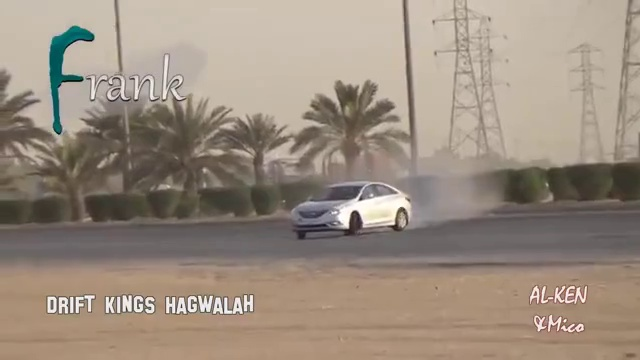
#> input picture plots/example_trace_drift/image_00001.jpg, 640 x 360 px; its folder holds 4 pictures in this run
$ python gen_drift_example.py
#> lines starting #> are read from the running program, lines starting #| are printed output that depends on the picture
import cv2
from glob import glob
import os
import numpy as np

imgs = sorted(glob('./example_trace_drift/*.jpg'))
H = 360
W = 640

x_start = int(W/4) - 20
x_end = int(W*3/4) + 80
y_start = int(H/3) - 10
y_end = int(H*2/3) + 50
crop_img_W = x_end-x_start

start_frame_idx = 18
last_frame_idx = start_frame_idx
stride = 3

roll_of_images = []
n_roll = 0

for idx, img_loc in enumerate(imgs):
    img_loc_second_part = img_loc.split('/')[-1]
    img = cv2.imread(img_loc)
#> img is the input picture: shape (360, 640, 3); mean B, G, R 127.4, 140.9, 154.6
    crop_img = img[y_start:y_end, x_start:x_end]
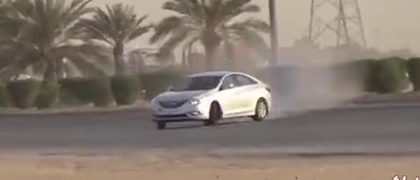
#> crop_img: shape (180, 420, 3); mean B, G, R 111.8, 121.3, 133
    try:
        os.mkdir('./cropped_example_trace_drift')
    except:
        pass
    cv2.imwrite(f"./cropped_example_trace_drift/{img_loc_second_part}", crop_img)

    if idx+1 >= start_frame_idx:
        if idx - last_frame_idx == stride:
            roll_of_images.append(crop_img)
            last_frame_idx = idx
            n_roll += 1
#> pass 2 of the loop `for idx, img_loc in enumerate(imgs):`:
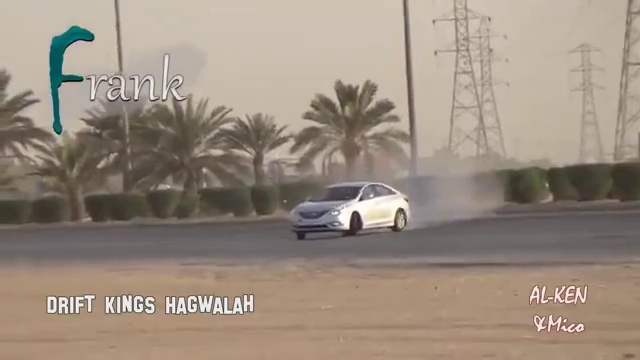
#> input picture plots/example_trace_drift/image_00002.jpg, 640 x 360 px
#> img is the input picture: shape (360, 640, 3); mean B, G, R 127.3, 140.9, 154.6
#> `crop_img = img[y_start:y_end, x_start:x_end]`:
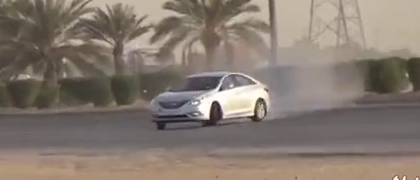
#> crop_img: shape (180, 420, 3); mean B, G, R 111.8, 121.3, 133
#> pass 3 of the loop `for idx, img_loc in enumerate(imgs):`:
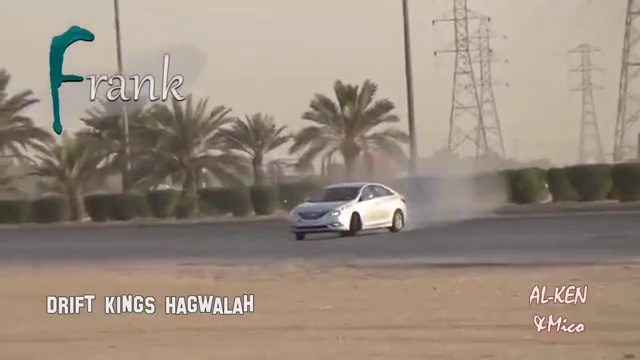
#> input picture plots/example_trace_drift/image_00003.jpg, 640 x 360 px
#> img is the input picture: shape (360, 640, 3); mean B, G, R 127.5, 140.9, 154.8
#> `crop_img = img[y_start:y_end, x_start:x_end]`:
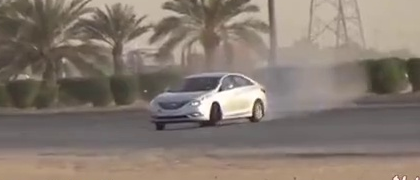
#> crop_img: shape (180, 420, 3); mean B, G, R 112, 121.3, 133.1
#> the loop made 4 passes; the first 3 are shown

#> (the run stopped early here; a loop or call above may not have finished)
